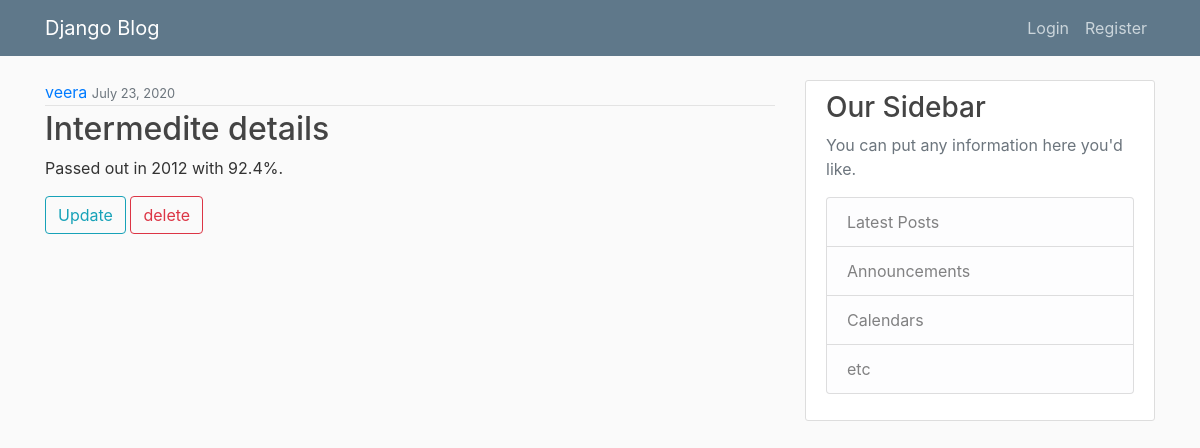
The app's page /blog/2/ with its own data.
### blog/models.py (models this page shows, shortened)
class Post(models.Model):
    title = models.CharField(max_length=100)
    content = models.TextField()
    date_posted = models.DateTimeField(default=timezone.now)
    auther = models.ForeignKey(User, on_delete=models.CASCADE)

### blog/views.py (the view)
# urls.py: path('blog/<int:pk>/',PostDetailView.as_view(), name="detail"),
class PostDetailView(DetailView):
    model = Post

### blog/templates/blog/post_detail.html
{% extends 'blog/base.html' %}
{% block content %}
<div class="media-body">
    <div class="article-metadata">
        <a href="{% url 'profile' %}">{{ object.auther }}</a>
        <small class="text-muted">{{post.date_posted | date:"F d, Y"}}</small>
    </div>
    <h2 class="article-title">{{ object.title }}</h2>
    <p class="article-content"> {{ post.content }}</p>
    <div>
        <a class="btn btn-outline-info" href="{% url 'update' post.id %}">Update </a>
        <a class="btn btn-outline-danger" href="{% url 'delete' post.id %}">delete </a>
    </div>
</div>
{% endblock content %}

### blog/static/blog/main.css (style rules this page uses)
body { background: #fafafa; color: #333333; margin-top: 5rem; }
h1, h2, h3, h4, h5, h6 { color: #444444; }
.article-title { color: #444444; }
.article-content { white-space: pre-line; }
.article-metadata { padding-bottom: 1px; margin-bottom: 4px; border-bottom: 1px solid #e3e3e3 }

### records on screen
Post: auther "veera", date_posted "July 23, 2020", title "Intermedite details", content "Passed out in 2012 with 92.4%."
